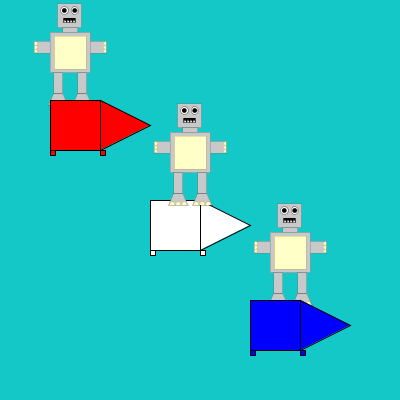
Frame 1 (no input)
Frame 60 (the mouse pressed at the canvas centre just before this capture): identical to frame 1, image omitted
Frame 120 (the mouse held since frame 60 and released just before this capture): identical to frame 1, image omitted

The Processing sketch that drew this single still picture (run headless with seeded random() and noise(); from frame 60 on, the mouse is pressed at the canvas centre):

// Processing sketch: partner_functions
// ── partner_functions.pde
void setup(){
  size(400,400);
}

void draw(){
  background(20, 200, 200);
  
  
  push();
  translate(20,0);
  scale(0.15);
  robot();
  pop();
  
  
  fill(255);
  animal();
  
  push();
  translate(140,100);
  scale(0.15);
  robot();
  pop();
  
  translate(-100, -100);
  fill(255,0,0);
  animal();
  
  push();
  translate(340,300);
  scale(0.15);
  robot();
  pop();
  
  translate(200, 200);
  fill(0,0,255);
  animal();
}


void animal(){
  square(150, 200, 50);
  triangle(200,200,250,225,200,250);
  square(150,250,5);
  square(200,250,5);
}
//taken from https://github.com/ab428/into_cs/blob/main/creature_animated.pde
void robot(){
 //Body/Base
 push();
 stroke(0);
 strokeWeight(1);
 fill(200,200,200);
 rect(250,25,160,160); //head
 rect(285,185,100,30); //neck
 rect(95,275,130,80);//arm
 rect(445,275,130,80);//arm
 rect(200,215,270,270); //body
 quad(225,620,285,620,320,700,190,700);//feet
 quad(385,620,445,620,480,700,350,700);//feet
 rect(225,485,60,135);//leg
 rect(385,485,60,135);//leg

 //body details
 fill(255,255,200);
 stroke(200,150,40);
 strokeWeight(2); //stomach
 rect(230,240,210,220); 
 arc(215, 700, 35, 45, PI, TWO_PI); //feetclaws
 arc(255, 700, 35, 45, PI, TWO_PI); //feetclaws
 arc(295, 700, 35, 45, PI, TWO_PI); //feetclaws
 arc(375, 700, 35, 45, PI, TWO_PI); //feetclaws
 arc(415, 700, 35, 45, PI, TWO_PI); //feetclaws
 arc(455, 700, 35, 45, PI, TWO_PI); //feetclaws
 arc(575, 290, 40, 25, 1.57,4.71); //handclaws
 arc(575, 315, 40, 25, 1.57,4.71); //handclaws
 arc(575, 340, 40, 25, 1.57,4.71); //handclaws
 arc(97.5, 290, 40, 25, 4.71,TWO_PI+1.57); //handclaws
 arc(97.5, 315, 40, 25, 4.71,TWO_PI+1.57); //handclaws
 arc(97.5, 340, 40, 25, 4.71,TWO_PI+1.57); //handclaws


 //Face
 fill(255,255,255);
 stroke(5,0,0);
 circle(295,70,50); //Eye outer part
 circle(365,70,50); //Eye outer part
 fill(0,0,0);
 circle(295,70,30); //Eye inner part
 circle(365,70,30); //Eye inner part
 rect(290,120,80,30);//mouth
 fill(255,255,255);//teeth
 triangle(310, 150, 290, 150, 300, 130);
 triangle(330, 150, 310, 150, 320, 130);
 triangle(350, 150, 330, 150, 340, 130);
 triangle(370, 150, 350, 150, 360, 130);
 pop();
}
